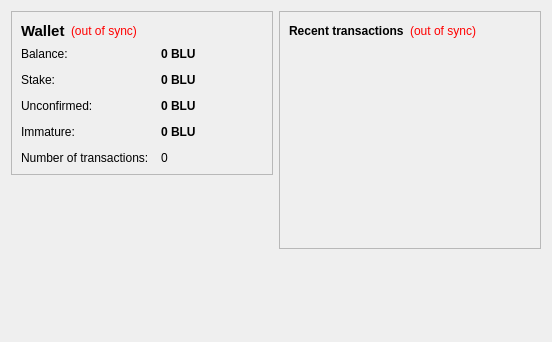
<?xml version="1.0" encoding="UTF-8"?>
<ui version="4.0">
 <class>OverviewPage</class>
 <widget class="QWidget" name="OverviewPage">
  <property name="geometry">
   <rect>
    <x>0</x>
    <y>0</y>
    <width>552</width>
    <height>342</height>
   </rect>
  </property>
  <property name="windowTitle">
   <string>Form</string>
  </property>
    <layout class="QHBoxLayout" name="horizontalLayout" stretch="1,1">
     <item>
      <layout class="QVBoxLayout" name="verticalLayout_2">
       <item>
        <widget class="QFrame" name="frame">
         <property name="frameShape">
          <enum>QFrame::StyledPanel</enum>
         </property>
         <property name="frameShadow">
          <enum>QFrame::Raised</enum>
         </property>
       <layout class="QVBoxLayout" name="verticalLayout_4">
        <item>
         <layout class="QHBoxLayout" name="horizontalLayout_4">
          <item>
           <widget class="QLabel" name="label_5">
            <property name="font">
             <font>
              <pointsize>11</pointsize>
              <weight>75</weight>
              <bold>true</bold>
             </font>
            </property>
            <property name="text">
             <string>Wallet</string>
            </property>
           </widget>
          </item>
          <item>
           <widget class="QLabel" name="labelWalletStatus">
            <property name="toolTip">
             <string>The displayed information may be out of date. Your wallet automatically synchronizes with the CodeCoin network after a connection is established, but this process has not completed yet.</string>
            </property>
            <property name="styleSheet">
             <string notr="true">QLabel { color: red; }</string>
            </property>
            <property name="text">
             <string notr="true">(out of sync)</string>
            </property>
            <property name="alignment">
             <set>Qt::AlignLeading|Qt::AlignLeft|Qt::AlignVCenter</set>
            </property>
           </widget>
          </item>
          <item>
           <spacer name="horizontalSpacer_2">
            <property name="orientation">
             <enum>Qt::Horizontal</enum>
            </property>
            <property name="sizeHint" stdset="0">
             <size>
              <width>40</width>
              <height>20</height>
             </size>
            </property>
           </spacer>
          </item>
         </layout>
        </item>
        <item>
           <layout class="QFormLayout" name="formLayout_2">
            <property name="fieldGrowthPolicy">
             <enum>QFormLayout::AllNonFixedFieldsGrow</enum>
            </property>
            <property name="horizontalSpacing">
             <number>12</number>
            </property>
            <property name="verticalSpacing">
             <number>12</number>
            </property>
            <item row="0" column="0">
             <widget class="QLabel" name="label">
              <property name="text">
               <string>Balance:</string>
              </property>
             </widget>
            </item>
            <item row="0" column="1">
             <widget class="QLabel" name="labelBalance">
              <property name="font">
               <font>
                <weight>75</weight>
                <bold>true</bold>
               </font>
              </property>
              <property name="cursor">
               <cursorShape>IBeamCursor</cursorShape>
              </property>
              <property name="toolTip">
               <string>Your current balance</string>
              </property>
              <property name="text">
             <string notr="true">0 BLU</string>
            </property>
            <property name="textInteractionFlags">
             <set>Qt::LinksAccessibleByMouse|Qt::TextSelectableByKeyboard|Qt::TextSelectableByMouse</set>
              </property>
             </widget>
            </item>
            <item row="1" column="0">
           <widget class="QLabel" name="label_6">
            <property name="text">
             <string>Stake:</string>
            </property>
           </widget>
          </item>
          <item row="1" column="1">
           <widget class="QLabel" name="labelStake">
            <property name="font">
             <font>
              <weight>75</weight>
              <bold>true</bold>
             </font>
            </property>
            <property name="cursor">
             <cursorShape>IBeamCursor</cursorShape>
            </property>
            <property name="toolTip">
             <string>Total of coins that was staked, and do not yet count toward the current balance</string>
            </property>
            <property name="text">
             <string notr="true">0 BLU</string>
            </property>
            <property name="textInteractionFlags">
             <set>Qt::LinksAccessibleByMouse|Qt::TextSelectableByKeyboard|Qt::TextSelectableByMouse</set>
            </property>
           </widget>
          </item>
          <item row="2" column="0">
             <widget class="QLabel" name="label_3">
              <property name="text">
               <string>Unconfirmed:</string>
              </property>
             </widget>
            </item>
          <item row="2" column="1">
             <widget class="QLabel" name="labelUnconfirmed">
              <property name="font">
               <font>
                <weight>75</weight>
                <bold>true</bold>
               </font>
              </property>
              <property name="cursor">
               <cursorShape>IBeamCursor</cursorShape>
              </property>
              <property name="toolTip">
               <string>Total of transactions that have yet to be confirmed, and do not yet count toward the current balance</string>
              </property>
              <property name="text">
             <string notr="true">0 BLU</string>
            </property>
            <property name="textInteractionFlags">
             <set>Qt::LinksAccessibleByMouse|Qt::TextSelectableByKeyboard|Qt::TextSelectableByMouse</set>
              </property>
             </widget>
            </item>
          <item row="3" column="0">
           <widget class="QLabel" name="labelImmatureText">
              <property name="text">
               <string>Immature:</string>
              </property>
             </widget>
            </item>
          <item row="3" column="1">
           <widget class="QLabel" name="labelImmature">
            <property name="font">
             <font>
              <weight>75</weight>
              <bold>true</bold>
             </font>
            </property>
            <property name="toolTip">
             <string>Mined balance that has not yet matured</string>
            </property>
            <property name="text">
             <string notr="true">0 BLU</string>
            </property>
            <property name="textInteractionFlags">
             <set>Qt::LinksAccessibleByMouse|Qt::TextSelectableByKeyboard|Qt::TextSelectableByMouse</set>
            </property>
           </widget>
          </item>
          <item row="4" column="0">
           <widget class="QLabel" name="label_2">
            <property name="text">
             <string>Number of transactions:</string>
            </property>
           </widget>
          </item>
          <item row="4" column="1">
           <widget class="QLabel" name="labelNumTransactions">
            <property name="toolTip">
             <string>Total number of transactions in wallet</string>
            </property>
            <property name="text">
             <string notr="true">0</string>
            </property>
           </widget>
          </item>
         </layout>
        </item>
         </layout>
        </widget>
       </item>
       <item>
        <spacer name="verticalSpacer">
         <property name="orientation">
          <enum>Qt::Vertical</enum>
         </property>
         <property name="sizeHint" stdset="0">
          <size>
           <width>20</width>
           <height>40</height>
          </size>
         </property>
        </spacer>
     </item>
     <item>
      <widget class="QLabel" name="label_6">
       <property name="text">
        <string/>
       </property>
       <property name="pixmap">
        <pixmap resource="../bitcoin.qrc">:/images/backg</pixmap>
       </property>
       <property name="scaledContents">
        <bool>false</bool>
       </property>
       <property name="alignment">
        <set>Qt::AlignCenter</set>
       </property>
       <property name="margin">
        <number>-2</number>
       </property>
      </widget>
       </item>
      </layout>
     </item>
     <item>
      <layout class="QVBoxLayout" name="verticalLayout_3">
       <item>
        <widget class="QFrame" name="frame_2">
         <property name="frameShape">
          <enum>QFrame::StyledPanel</enum>
         </property>
         <property name="frameShadow">
          <enum>QFrame::Raised</enum>
         </property>
         <layout class="QVBoxLayout" name="verticalLayout">
          <item>
           <layout class="QHBoxLayout" name="horizontalLayout_2">
            <item>
             <widget class="QLabel" name="label_4">
              <property name="text">
               <string>&lt;b&gt;Recent transactions&lt;/b&gt;</string>
              </property>
             </widget>
            </item>
            <item>
           <widget class="QLabel" name="labelTransactionsStatus">
            <property name="toolTip">
             <string>The displayed information may be out of date. Your wallet automatically synchronizes with the CodeCoin network after a connection is established, but this process has not completed yet.</string>
            </property>
            <property name="styleSheet">
             <string notr="true">QLabel { color: red; }</string>
            </property>
            <property name="text">
             <string notr="true">(out of sync)</string>
            </property>
            <property name="alignment">
             <set>Qt::AlignRight|Qt::AlignTrailing|Qt::AlignVCenter</set>
            </property>
           </widget>
          </item>
          <item>
           <spacer name="horizontalSpacer">
            <property name="orientation">
             <enum>Qt::Horizontal</enum>
            </property>
            <property name="sizeHint" stdset="0">
             <size>
              <width>40</width>
              <height>20</height>
             </size>
            </property>
           </spacer>
          </item>
         </layout>
        </item>
        <item>
           <widget class="QListView" name="listTransactions">
            <property name="styleSheet">
             <string notr="true">QListView { background: transparent; }</string>
            </property>
            <property name="frameShape">
             <enum>QFrame::NoFrame</enum>
            </property>
            <property name="verticalScrollBarPolicy">
             <enum>Qt::ScrollBarAlwaysOff</enum>
            </property>
            <property name="horizontalScrollBarPolicy">
             <enum>Qt::ScrollBarAlwaysOff</enum>
            </property>
            <property name="selectionMode">
             <enum>QAbstractItemView::NoSelection</enum>
            </property>
           </widget>
          </item>
         </layout>
        </widget>
       </item>
       <item>
        <spacer name="verticalSpacer_2">
         <property name="orientation">
          <enum>Qt::Vertical</enum>
         </property>
         <property name="sizeHint" stdset="0">
          <size>
           <width>20</width>
           <height>40</height>
          </size>
         </property>
        </spacer>
     </item>
    </layout>
   </item>
  </layout>
 </widget>
 <resources/>
 <connections/>
</ui>
